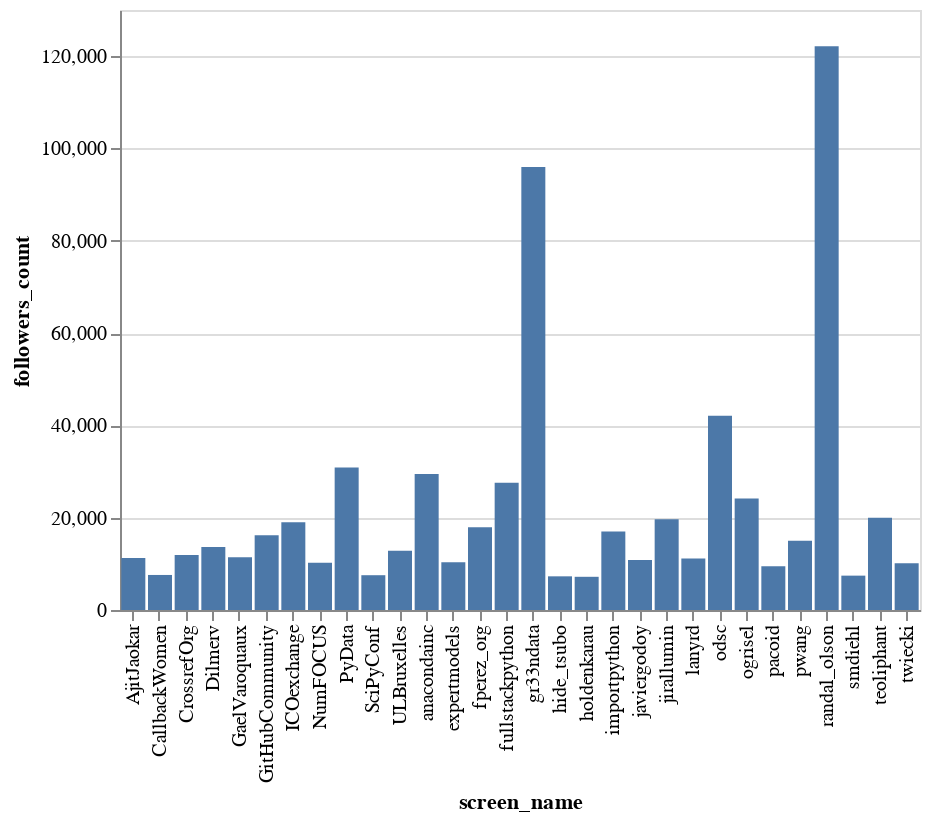

Notebook cell for this chart:
### Markdown cell above
### Bar Chart - number of followers

### Code cell
alt.Chart(profiles[:30]).mark_bar().encode(
    x='screen_name',
    y='followers_count',
)

### Figure 1 — Vega-Lite specification as saved in the notebook (floating-point values rounded to 4 significant figures)
{"$schema": "https://vega.github.io/schema/vega-lite/v2.6.0.json", "config": {"view": {"height": 300, "width": 400}}, "data": {"name": "data-5c03e2c2ed2b5cb5c6be6be77ac9122c"}, "datasets": {"data-5c03e2c2ed2b5cb5c6be6be77ac9122c": [{"created_at": "2009-06-21 20:13:18+00:00", "days_registered": 3353, "favourites_count": 39830, "followers_count": 122146, "friends_count": 133485, "listed_count": 3758, "name": "Randy Olson", "screen_name": "randal_olson", "statuses_count": 18396}, {"created_at": "2007-01-05 00:37:53+00:00", "days_registered": 4251, "favourites_count": 2412, "followers_count": 95972, "friends_count": 8361, "listed_count": 488, "name": "Tarek Amr", "screen_name": "gr33ndata", "statuses_count": 62475}, {"created_at": "2015-02-04 22:35:11+00:00", "days_registered": 1299, "favourites_count": 13337, "followers_count": 42112, "friends_count": 17917, "listed_count": 1964, "name": "Open Data Science", "screen_name": "odsc", "statuses_count": 32936}, {"created_at": "2012-08-11 03:23:37+00:00", "days_registered": 2206, "favourites_count": 1631, "followers_count": 30851, "friends_count": 564, "listed_count": 956, "name": "PyData", "screen_name": "PyData", "statuses_count": 5709}, {"created_at": "2011-10-25 15:18:43+00:00", "days_registered": 2497, "favourites_count": 6130, "followers_count": 29473, "friends_count": 2415, "listed_count": 1218, "name": "Anaconda", "screen_name": "anacondainc", "statuses_count": 8003}, {"created_at": "2015-01-26 03:21:16+00:00", "days_registered": 1308, "favourites_count": 1816, "followers_count": 27561, "friends_count": 101, "listed_count": 689, "name": "Full Stack Python", "screen_name": "fullstackpython", "statuses_count": 3714}, {"created_at": "2008-08-31 14:51:19+00:00", "days_registered": 3647, "favourites_count": 2759, "followers_count": 24151, "friends_count": 2087, "listed_count": 1321, "name": "Olivier Grisel", "screen_name": "ogrisel", "statuses_count": 12619}, {"created_at": "2009-04-17 20:04:57+00:00", "days_registered": 3418, "favourites_count": 1629, "followers_count": 19962, "friends_count": 493, "listed_count": 776, "name": "Travis Oliphant", "screen_name": "teoliphant", "statuses_count": 4006}, {"created_at": "2010-02-08 07:01:42+00:00", "days_registered": 3121, "favourites_count": 1080, "followers_count": 19642, "friends_count": 22338, "listed_count": 247, "name": "Jiralma", "screen_name": "jirallumin", "statuses_count": 57281}, {"created_at": "2014-12-19 00:44:24+00:00", "days_registered": 1346, "favourites_count": 48, "followers_count": 19033, "friends_count": 24941, "listed_count": 227, "name": "ICO Exchange", "screen_name": "ICOexchange", "statuses_count": 976}, {"created_at": "2011-01-30 16:28:09+00:00", "days_registered": 2765, "favourites_count": 6799, "followers_count": 17936, "friends_count": 544, "listed_count": 760, "name": "Fernando Perez", "screen_name": "fperez_org", "statuses_count": 7114}, {"created_at": "2014-09-30 08:06:00+00:00", "days_registered": 1426, "favourites_count": 938, "followers_count": 17017, "friends_count": 709, "listed_count": 503, "name": "import python 🐍", "screen_name": "importpython", "statuses_count": 4641}, {"created_at": "2013-07-24 13:22:20+00:00", "days_registered": 1859, "favourites_count": 835, "followers_count": 16186, "friends_count": 889, "listed_count": 220, "name": "GitHub Community", "screen_name": "GitHubCommunity", "statuses_count": 794}, {"created_at": "2007-08-27 22:12:02+00:00", "days_registered": 4017, "favourites_count": 8191, "followers_count": 15025, "friends_count": 1080, "listed_count": 692, "name": "Peter Wang", "screen_name": "pwang", "statuses_count": 12903}, {"created_at": "2012-04-25 04:54:41+00:00", "days_registered": 2314, "favourites_count": 51353, "followers_count": 13664, "friends_count": 7463, "listed_count": 390, "name": "Dilmer Valecillos", "screen_name": "Dilmerv", "statuses_count": 24566}, {"created_at": "2010-08-18 13:21:12+00:00", "days_registered": 2930, "favourites_count": 2218, "followers_count": 12853, "friends_count": 1509, "listed_count": 282, "name": "ULB", "screen_name": "ULBruxelles", "statuses_count": 6011}, {"created_at": "2009-06-04 05:26:15+00:00", "days_registered": 3370, "favourites_count": 1437, "followers_count": 11910, "friends_count": 1395, "listed_count": 347, "name": "Crossref", "screen_name": "CrossrefOrg", "statuses_count": 5097}, {"created_at": "2011-09-09 00:03:24+00:00", "days_registered": 2543, "favourites_count": 2145, "followers_count": 11422, "friends_count": 207, "listed_count": 549, "name": "Gael Varoquaux", "screen_name": "GaelVaroquaux", "statuses_count": 3864}, {"created_at": "2007-05-06 17:34:46+00:00", "days_registered": 4130, "favourites_count": 7401, "followers_count": 11270, "friends_count": 7609, "listed_count": 1547, "name": "Ajit Jaokar", "screen_name": "AjitJaokar", "statuses_count": 32686}, {"created_at": "2010-07-23 15:15:39+00:00", "days_registered": 2956, "favourites_count": 5062, "followers_count": 11159, "friends_count": 1170, "listed_count": 633, "name": "Lanyrd", "screen_name": "lanyrd", "statuses_count": 920}, {"created_at": "2007-08-12 11:51:51+00:00", "days_registered": 4032, "favourites_count": 2497, "followers_count": 10834, "friends_count": 11797, "listed_count": 1172, "name": "javier godoy", "screen_name": "javiergodoy", "statuses_count": 9900}, {"created_at": "2013-06-17 15:44:23+00:00", "days_registered": 1896, "favourites_count": 221, "followers_count": 10345, "friends_count": 10082, "listed_count": 287, "name": "Expert Models", "screen_name": "expertmodels", "statuses_count": 356}, {"created_at": "2013-01-07 18:32:45+00:00", "days_registered": 2057, "favourites_count": 5097, "followers_count": 10211, "friends_count": 952, "listed_count": 377, "name": "NumFOCUS", "screen_name": "NumFOCUS", "statuses_count": 7289}, {"created_at": "2011-09-25 19:48:13+00:00", "days_registered": 2527, "favourites_count": 6151, "followers_count": 10107, "friends_count": 1127, "listed_count": 519, "name": "Thomas Wiecki", "screen_name": "twiecki", "statuses_count": 5535}, {"created_at": "2008-03-01 21:45:12+00:00", "days_registered": 3830, "favourites_count": 15697, "followers_count": 9485, "friends_count": 7868, "listed_count": 604, "name": "paco nathan", "screen_name": "pacoid", "statuses_count": 15606}, {"created_at": "2013-01-31 22:38:54+00:00", "days_registered": 2033, "favourites_count": 9762, "followers_count": 7591, "friends_count": 1599, "listed_count": 928, "name": "CallbackWomen", "screen_name": "CallbackWomen", "statuses_count": 25706}, {"created_at": "2012-12-03 18:35:23+00:00", "days_registered": 2092, "favourites_count": 754, "followers_count": 7538, "friends_count": 1044, "listed_count": 281, "name": "SciPyConf", "screen_name": "SciPyConf", "statuses_count": 2299}, {"created_at": "2010-06-03 16:38:26+00:00", "days_registered": 3006, "favourites_count": 631, "followers_count": 7445, "friends_count": 2289, "listed_count": 278, "name": "Stephen Diehl", "screen_name": "smdiehl", "statuses_count": 10405}, {"created_at": "2009-10-11 10:38:43+00:00", "days_registered": 3241, "favourites_count": 205, "followers_count": 7296, "friends_count": 1069, "listed_count": 89, "name": "つぼっち", "screen_name": "hide_tsubo", "statuses_count": 9594}, {"created_at": "2008-07-25 06:01:00+00:00", "days_registered": 3684, "favourites_count": 30804, "followers_count": 7194, "friends_count": 1188, "listed_count": 259, "name": "holden karau", "screen_name": "holdenkarau", "statuses_count": 15740}]}, "encoding": {"x": {"field": "screen_name", "type": "nominal"}, "y": {"field": "followers_count", "type": "quantitative"}}, "mark": "bar"}
